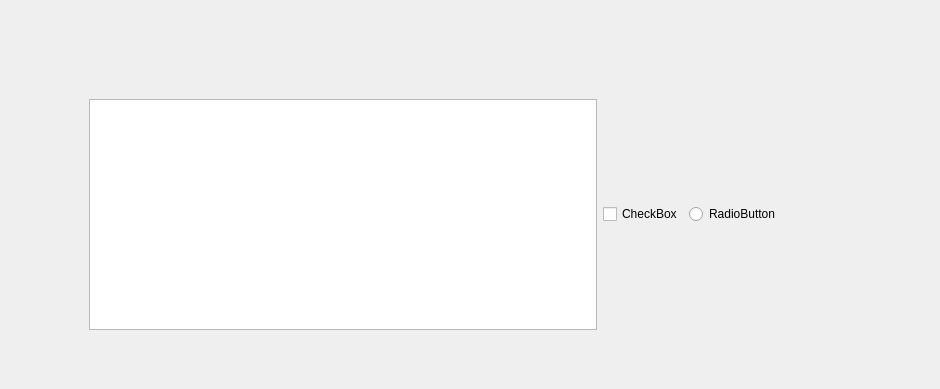
<?xml version="1.0" encoding="UTF-8"?>
<ui version="4.0">
 <class>Form</class>
 <widget class="QWidget" name="Form">
  <property name="geometry">
   <rect>
    <x>0</x>
    <y>0</y>
    <width>940</width>
    <height>389</height>
   </rect>
  </property>
  <property name="windowTitle">
   <string>Form</string>
  </property>
  <widget class="QWidget" name="horizontalLayoutWidget">
   <property name="geometry">
    <rect>
     <x>89</x>
     <y>99</y>
     <width>691</width>
     <height>231</height>
    </rect>
   </property>
   <layout class="QHBoxLayout" name="horizontalLayout">
    <item>
     <widget class="QListView" name="listView"/>
    </item>
    <item>
     <widget class="QCheckBox" name="checkBox">
      <property name="text">
       <string>CheckBox</string>
      </property>
     </widget>
    </item>
    <item>
     <widget class="QRadioButton" name="radioButton">
      <property name="text">
       <string>RadioButton</string>
      </property>
     </widget>
    </item>
   </layout>
  </widget>
 </widget>
 <resources/>
 <connections/>
</ui>
